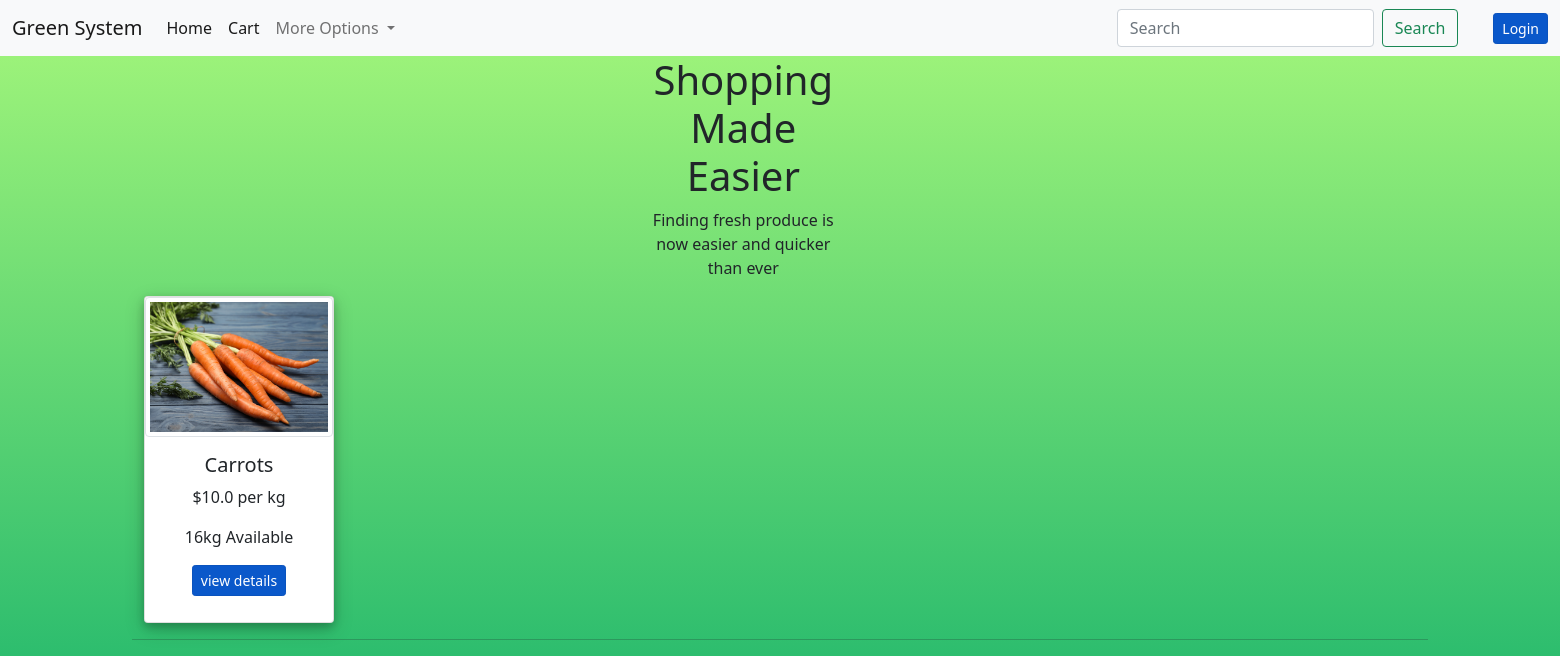
Before: / with the older database file.
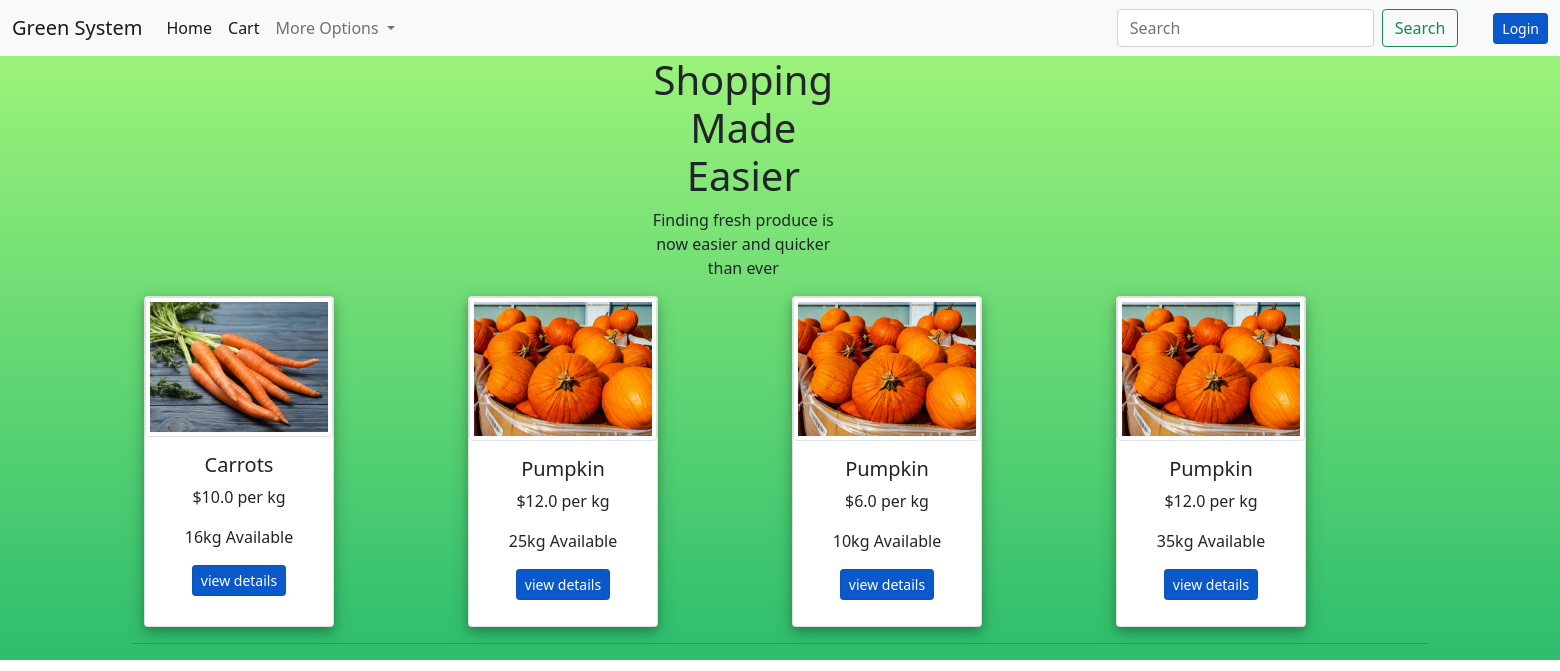
After: the same page with the newer database file.
### main.py (models this page shows, shortened)
class Item(db.Model):
    id=db.Column(db.Integer,primary_key=True)
    user_id=db.Column(db.Integer,db.ForeignKey('user.id'))
    name=db.Column(db.String,nullable=False)
    image=db.Column(db.String,nullable=False)
    quantity=db.Column(db.Integer,nullable=False)
    price=db.Column(db.Float,nullable=False)
    delivery=db.Column(db.String,nullable=False)

### main.py (the view)
@app.route('/',methods=['GET'])
def index():
    users=User.query.all()
    items=Item.query.all()
    images=[]
    newitems=[]
    for item in items:
        if item.quantity>0:
            newitems.append(item)
    return render_template('index.html',users=users,items=newitems,images=images)

### main.py
class SearchForm(FlaskForm):
    Search=StringField("Search",validators=[DataRequired()])
    submit=SubmitField("Search")

### main.py (called while the page is built)
@app.context_processor
def base():
    form=SearchForm()
    return dict(form=form)

### templates/index.html (shortened to what this page needs)
{% extends "layout.html" %}
{% block content %}
<div class="header" style="text-align: center; transform:translateX(38%);">
    <div class="new-container" style="align-items: flex-end;">
        <div class="row">
            <div class="col-2">
                <h1>Shopping Made Easier</h1>
                <p>Finding fresh produce is now easier and quicker than ever</p>
            </div>
        </div>
    </div>
</div>
<div class='container'>
    <div class="row">
    {% for item in items%}
    <div class="col">
    <div class="card"> <img class='mx-auto img-thumbnail' src="/static/item_images/{{item.image}}" width="100%" height="100%" max-height="100px" max-midth="100px" />
        <div class="card-body text-center mx-auto">
            <div class='cvp'>
                <h5 class="card-title font-weight-bold">{{item.name}}</h5>
                <p class="card-text">${{item.price}} per kg</p> <p class="card-text">{{item.quantity}}kg Available</p><a href="/item_details/{{item.id}}" class="btn btn-primary btn-sm active">view details</a><br />
            </div>
        </div>
    </div>
</div>
<br/>
    {%endfor%}
</div>
</div>
<hr/>
{% endblock %}

### templates/layout.html (shortened to what this page needs)
<!doctype html>
<html lang="en">
  <head>
    <link rel="stylesheet" href="{{ url_for('static', filename='style.css') }}">
    <link href="https://cdn.jsdelivr.net/npm/bootstrap@5.1.3/dist/css/bootstrap.min.css" rel="stylesheet">
  </head>
  <body>
    {% include 'navbar.html' %}
    <div class="container">
    {% block content%}
    {% endblock %}
    </div>
  </body>
</html>

### templates/navbar.html (shortened to what this page needs)
<nav class="navbar navbar-expand-lg navbar-light bg-light">
  <div class="container-fluid">
    <a class="navbar-brand" href="/">Green System</a>
    <div class="collapse navbar-collapse" id="navbarSupportedContent">
      <ul class="navbar-nav me-auto mb-2 mb-lg-0">
        <li class="nav-item">
          <a class="nav-link active" aria-current="page" href="/">Home</a>
        </li>
        <li class="nav-item">
          <a class="nav-link active" aria-current="page" href="/get_cart">Cart</a>
        </li>
        <li class="nav-item dropdown">
          <a class="nav-link dropdown-toggle" href="#" id="navbarDropdown" role="button" data-bs-toggle="dropdown" aria-expanded="false">
            More Options
          </a>
        </li>
      </ul>
      <form class="d-flex" action="{{url_for('search') }} "methods="GET">
        <input class="form-control me-2" type="search" placeholder="Search" name="searched" aria-label="Search">
        <button class="btn btn-outline-success" type="submit">Search</button>
      </form>
      {% if current_user.is_authenticated %}
      <a href="/logout" style="margin-left:2.5em" methods="GET" class="btn btn-primary btn-sm active" role="button" aria-pressed="true">Logout</a>
      {%else%}
      <a href="/login" style="margin-left:2.5em" methods="GET" class="btn btn-primary btn-sm active" role="button" aria-pressed="true">Login</a>
      {%endif%}
    </div>
  </div>
</nav>

### static/style.css (style rules this page uses)
.new-container { max-width: 1300px; margin: auto; padding-left: 25px; padding-right: 25px; }
a { text-decoration: none; }
body { background: -webkit-linear-gradient(bottom, #2dbd6e, #a6f77b); background-repeat: no-repeat; }
body { background-color: #eee }
.container { width: 900px }
.card { background-color: #fff; border: none; border-radius: 10px; width: 190px; box-shadow: 0 4px 8px 0 rgba(0, 0, 0, 0.2), 0 6px 20px 0 rgba(0, 0, 0, 0.19); margin-bottom:10px; height:100%; }

Changed rows visible on the page:
added Item: image (picture), name "Pumpkin", price "12.0", quantity "25"
added Item: image (picture), name "Pumpkin", price "6.0", quantity "10"
added Item: image (picture), name "Pumpkin", price "12.0", quantity "35"
